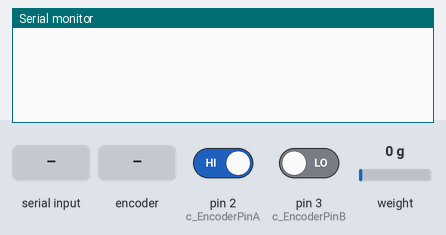
Recording of a sketch running on a simulated Arduino Uno, built with avr-gcc and run on an emulated ATmega328P. Shown: the last lines printed to the serial monitor. The inputs (shaded band) are chosen by the test bench; at power-on: weight on the scale 0 g, pin 2 (c_EncoderPinA) HIGH, pin 3 (c_EncoderPinB) LOW.

Above: at 3.2 s.
3.3 s: "-" received over Serial
At 3.51 s:
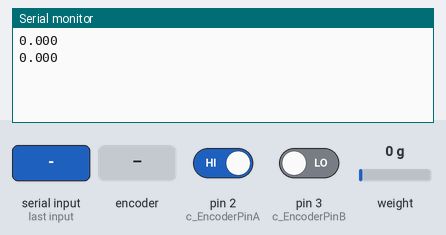
5.3 s: "s90\n" received over Serial
At 5.67 s:
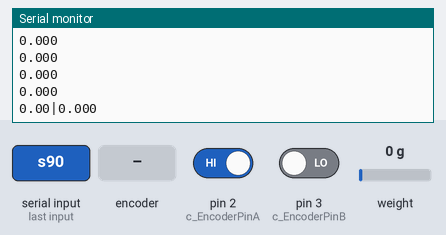
7.2 s: weight on the scale set to 100 g
At 7.31 s:
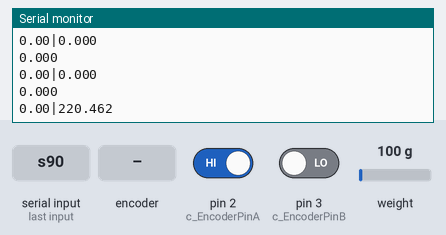
8.7 s: rotary encoder on pin 2 (c_EncoderPinA) / pin 3 (c_EncoderPinB) turned 2 steps (second pin leading)
At 9.15 s:
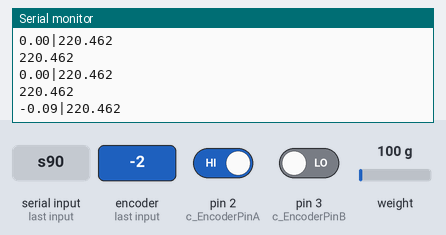
10.6 s: weight on the scale set to 1250 g
At 10.79 s:
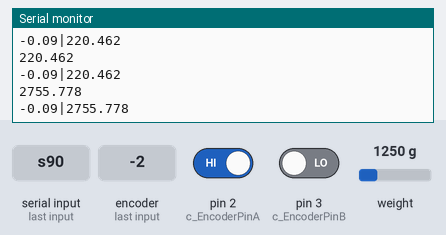
12.1 s: rotary encoder on pin 2 (c_EncoderPinA) / pin 3 (c_EncoderPinB) turned 1 step (first pin leading)
At 12.43 s:
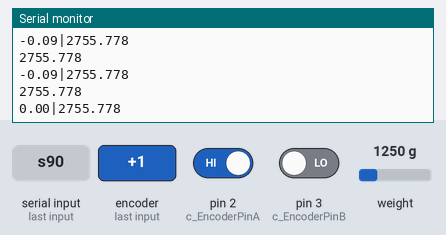
Timing chart, 0 to 14.8 s (numbered marks = the images above; inputs shaded):
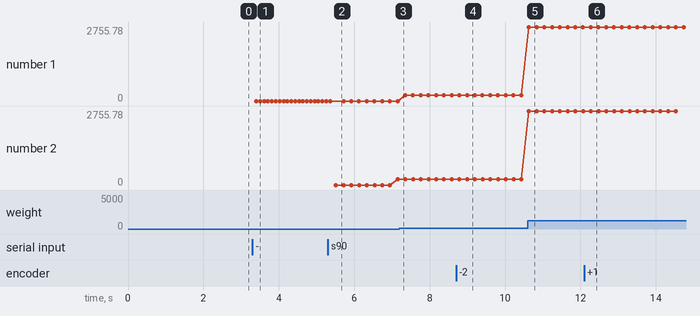

The sketch:

CropBerry4_basic.ino
```cpp
#include <digitalWriteFast.h>

#include <HX711.h>

#include "Arduino.h"
#include <digitalWriteFast.h>  // need to install this library (for reading encoder)
#include "HX711.h" // need to install library (for reading load cell amplifier)
#define c_EncoderInterrupt 0
#define c_EncoderPinA 2
#define c_EncoderPinB 3
#define DOUT 11
#define CLK 10
#define EncoderIsReversed

#define stepDis (1.80/360)*(0.46*PI) //distance (in.) stepper motor rotor travels from one step (for HES)
#define wheelD (32.35/359)
#define kg_lbs 2.20462262 //kg to lbs

float actualD;
float lbs;
int n;

volatile bool _EncoderBSet;
volatile long _EncoderTicks = 0;
long val; //need to be longs to be able to handle the amount of data from encoder
//long val2;
int rec;
char rbytes[1];
//int n = -1;
bool reset = true;
bool op = false;

//FOR LOAD CELL
//HX711 scale(DOUT, CLK); // NOTE: HX711 library was updated, if using newer version change to: HX711 scale;
HX711 scale; // NOTE: HX711 library was updated, if using newer version change to: HX711 scale;
String caliStr;
float calibra = -199750; // calibration factor: working well, but user can update in RPi GUI
bool caliLoop = false;
bool showF = false;
//float calibration_factor = -199750;201500 -199550 -195550 -198050 00

void setup()
{
  pinMode(c_EncoderPinA, INPUT);      // sets pin A as input
  pinMode(c_EncoderPinB, INPUT);      // sets pin B as input
  Serial.begin(115200);

  scale.set_scale();
  scale.tare(); //Reset the scale to 0

  long zero_factor = scale.read_average();

  // Left encoder

  digitalWrite(c_EncoderPinA, LOW);  // turn on pullup resistors

  digitalWrite(c_EncoderPinB, LOW);  // turn on pullup resistors
  attachInterrupt(c_EncoderInterrupt, rotation, RISING);
}

void loop()
{
  rec = Serial.available(); // check if RPi has sent data

  if (rec > 0){ // data recieved!
    caliStr = ""; // clear calibration string

    for(n = 0; n < rec; n++){ // for every byte received
    rbytes[n] = Serial.read(); // read data

      if(rbytes[n] == 's'){//DATA COLLECTION BEGINS
        reset = false;
        op = true;
      }
      else if(rbytes[n] == 'x'){//DATA COLLECTION STOPS
          Serial.flush();
          op = false;
          reset = true;
          rotation();
      }
      else if (isDigit(rbytes[n]) || rbytes[n] == '-'){ // 'digit' = new load cell calibration has been sent
        caliStr += (char)rbytes[n]; // put calibration factor into string
        caliLoop = true; // to start calibration process (loop) after receiving full calibration factor (exiting for loop)
      }
      else if (rbytes[n] == 'd'){ // 'd' = end calibration process
        showF = false;
        caliLoop = false; // to stop calibration process

      }
       else if(rbytes[n] == 't'){// TARE
         scale.set_scale();
         scale.tare(); //Reset the scale to 0
      }
    }
    if (caliLoop == true){ // starts calibration process (needs to be outside of for loop)
      showF = true;
    }
  }
  delay(2); // delay might be important, provents several errors/bugs, need to test w/ sensors

  //MAIN OPERATION - Serial sending data to RPi
  if(op == true)
    {
      scale.set_scale(calibra);//force sensor calibration

      val = _EncoderTicks; // get Encoder Ticks
      val = map(val, 0, 1023, 0, 359); // convert to degrees

      actualD = val*wheelD; // convert to actual distance traveled
      Serial.print(actualD);
      Serial.print("|");

      lbs = scale.get_units()*kg_lbs; // convert to lbs.

      Serial.print(lbs, 3);// send lbs to 3 decimal places
      Serial.println();

      Serial.flush();//added 6/20/2019 to wait until data is written to Pi
      //delay(2); // delay needed?
    }

  // Load Cell Calibration Process
  if (showF == true){
    calibra = caliStr.toFloat(); // convert calibra str to float
    scale.set_scale(calibra);//force sensor calibration
    lbs = scale.get_units()*kg_lbs; // convert to lbs.
    Serial.println(lbs, 3); // send lbs to 3 decimal places
    Serial.flush();
    //delay(50); // delay needed?
  }
}

// Encoder Function
void rotation()
{
  if (reset == false){

  _EncoderBSet = digitalReadFast(c_EncoderPinB);   // read the input pin

  #ifdef EncoderIsReversed
    _EncoderTicks += _EncoderBSet ? -1 : +1;
  #else
    _EncoderTicks -= _EncoderBSet ? -1 : +1;
  #endif
 }
 if(reset == true){

 _EncoderTicks = 0;

  }
}
```

Measured:
- after the input at 3.3 s, the serial monitor: prints a new line after 0.10 s (image 1)
- after the input at 5.3 s, the serial monitor: prints a new line after 0.22 s (image 2)
- after the input at 8.7 s, the serial monitor: prints a new line after 0.30 s (image 4)
- after the input at 10.6 s, the serial monitor: prints a new line at once (image 5)
- after the input at 12.1 s, the serial monitor: prints a new line after 0.18 s (image 6)
- plotted number 1: 0 → 220.46 after the input at 7.2 s, 220.46 → 2755.78 after the input at 10.6 s
- plotted number 2: 220.46 → 2755.78 after the input at 10.6 s
